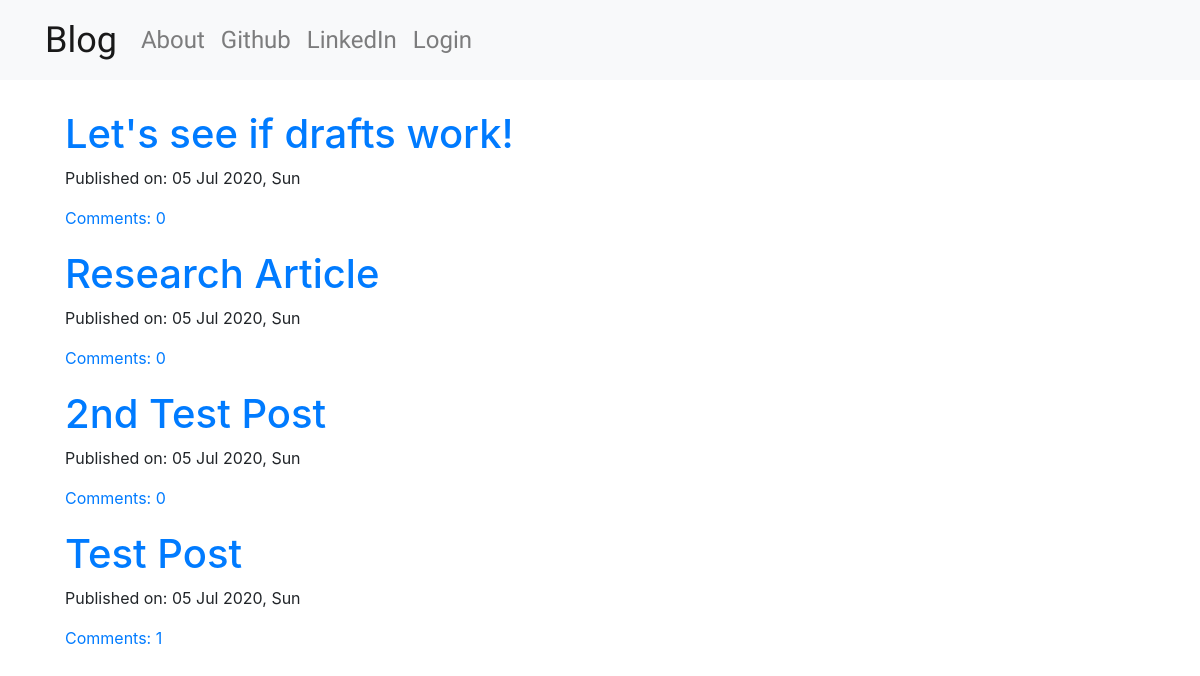
The page / on the database its author committed.
### blog/models.py (models this page shows, shortened)
class Post(models.Model):
    author = models.ForeignKey('auth.User', on_delete=models.CASCADE)
    title = models.CharField(max_length=200)
    text = models.TextField()
    create_date = models.DateTimeField(default=timezone.now)
    published_date = models.DateTimeField(blank=True,null=True)
    def approve_comments(self):
        return self.comments.filter(approved_comment=True)

### blog/views.py (the view)
# urls.py: path('', views.PostListView.as_view(),name='post_list'),
class PostListView(ListView):
    model = Post
    def get_queryset(self):
        return Post.objects.filter(published_date__lte=timezone.now()).order_by('-published_date')

### blog/templates/blog/post_list.html
{% extends 'blog/base.html' %}
{% block content %}
    <div class='centerstage'>
        {% for post in post_list %}
            <div class='post'>
                <h1><a href="{% url 'blog:post_detail' pk=post.pk %}">{{ post.title }}</a></h1>
                <div class='date'>
                    <p>Published on: {{ post.published_date|date:'d M Y, D' }}</p>
                </div>
                <a href="{% url 'blog:post_detail' pk=post.pk %}">Comments: {{ post.approve_comments.count }}</a>
            </div>
            {% empty %}
            <h1>No posts! Click 'New Post' to create a new draft!</h1>
        {% endfor %}
    </div>
{% endblock content %}

### blog/templates/blog/base.html (shortened to what this page needs)
<!DOCTYPE html>
{% load static %}
<html>
<head>
    <link rel="stylesheet" href="https://stackpath.bootstrapcdn.com/bootstrap/4.5.0/css/bootstrap.min.css">
    <link rel="stylesheet" href="//cdn.jsdelivr.net/npm/medium-editor@latest/dist/css/medium-editor.min.css" type="text/css" media="screen" charset="utf-8">
    <link rel="stylesheet" href="{% static 'css/blog.css' %}">
</head>
<body>
    <nav class='navbar navbar-expand-lg navbar-light bg-light techfont custom-navbar'>
        <div class='container'>
            <a class='navbar-brand bigbrand' href="{% url 'blog:post_list' %}">Blog</a>
            <ul class= 'navbar-nav mr-auto'>
                <li class='nav-item'>
                    <a class='nav-link' href="{% url 'blog:about' %}">About</a>
                </li>
                <li class='nav-item'>
                    <a class='nav-link' href="https://www.github.com/samuelwongsy">Github</a>
                </li>
                <li class='nav-item'>
                    <a class='nav-link' href="https://www.linkedin.com/in/samuelwongsy/">LinkedIn</a>
                </li>
                <ul class='navbar-nav'>
                    {% if user.is_authenticated %}
                        <li class='nav-item'>
                            <a class='nav-link' href="{% url 'blog:post_new' %}">New Post</a>
                        </li>
                        <li class='nav-item'>
                            <a class='nav-link' href="{% url 'blog:post_draft_list' %}">Drafts</a>
                        </li>
                        <li class='nav-item'>
                            <a class='nav-link' href="{% url 'logout' %}">Log Out</a>
                        </li>
                        <li class='nav-item'>
                            <a class='nav-link'>Welcome: {{ user.username }}</a>
                        </li>
                    {% else %}
                        <li class='nav-item'>
                            <a class='nav-link' href="{% url 'login' %}">Login</a>
                        </li>
                    {% endif %}
                </ul>
            </ul>
        </div>
    </nav>
    <div class='content container'>
        <div class='row'>
            <div class='col-md-8'>
                <div class='blog_posts'>
                    {% block content %}
                    {% endblock %}
                </div>
            </div>
        </div>
    </div>
</body>
</html>

### blog/static/css/blog.css (style rules this page uses)
.techfont { font-family:'PT Sans', sans-serif; font-size: 1.5em; margin-bottom: 10px; }
.bigbrand { font-size: 1.5em; }
.centerstage { margin-left:auto; margin-right:auto; }
.post { margin: 20px; }

### rows shown on the page
Post: title "Let's see if drafts work!", published_date "05 Jul 2020, Sun", approve_comments.count "0"
Post: title "Research Article", published_date "05 Jul 2020, Sun", approve_comments.count "0"
Post: title "2nd Test Post", published_date "05 Jul 2020, Sun", approve_comments.count "0"
Post: title "Test Post", published_date "05 Jul 2020, Sun", approve_comments.count "1"
